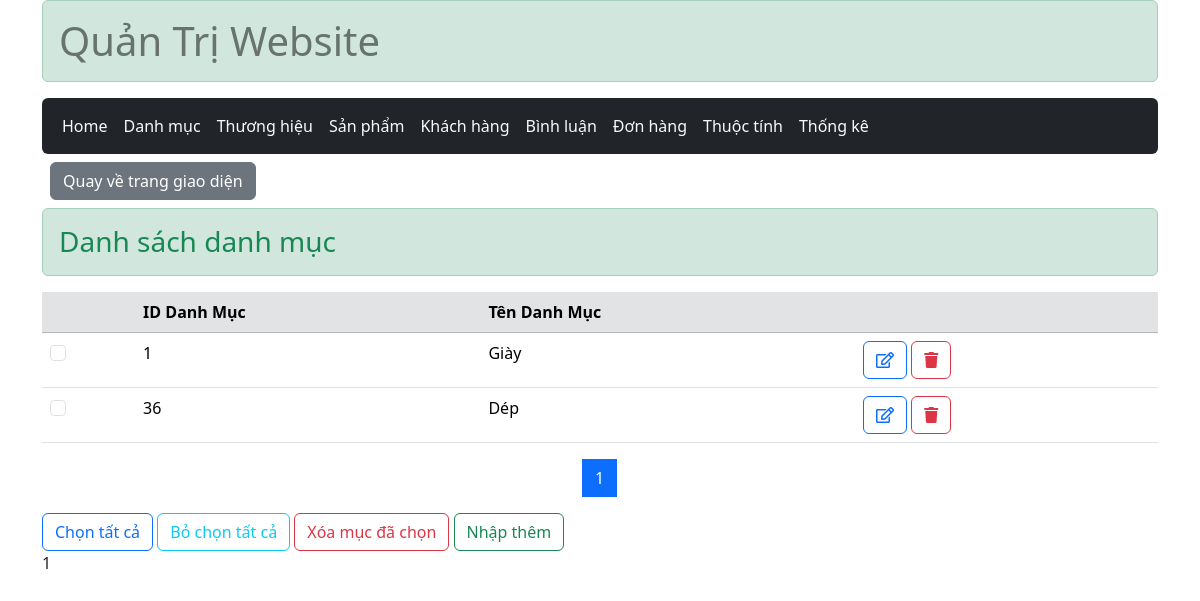
/admin/index.php?act=list_category, run on the app's committed database.
### tables this page shows
CREATE TABLE `categories` (
  `cate_id` int(11) NOT NULL,
  `cate_name` varchar(50) NOT NULL
);

### model/pdo.php (called while the page is built, shortened)
<?php
    function pdo_get_connection(){
        $servername = "localhost";
        $username = "root";
        $password = "";
        try {
            $conn = new PDO("mysql:host=$servername;dbname=duan1", $username, $password);
            $conn->setAttribute(PDO::ATTR_ERRMODE, PDO::ERRMODE_EXCEPTION);
            return $conn;
        } catch(PDOException $e) {
            echo "Lỗi kết nối : " . $e->getMessage();
        }
    }
    function pdo_query($sql){
        $sql_args = array_slice(func_get_args(),1);
        try{
            $conn = pdo_get_connection();
            $stmt = $conn ->prepare($sql);
            $stmt -> execute($sql_args);
            $rows = $stmt -> fetchAll();
            return $rows;
        }
        catch(PDOException $e){
            throw $e;
        }
        finally{
            unset($conn);
        }
    }
?>

### model/category.php (called while the page is built, shortened)
<?php
    function category_select_all(){
        $sql = "SELECT * FROM categories order by cate_id";
        return pdo_query($sql);
    }
    function category_select_page($page , $quantity){
        $start = ($page -1) * $quantity ;
        $sql = "SELECT * FROM categories order by cate_id limit $start , $quantity";
        return pdo_query($sql);
    }
    function category_number_pages($list_cate , $quantity){
        $total_cate = count($list_cate);
        return ceil($total_cate/$quantity);
    }
?>

### admin/category/list_cate.php (the view, shortened to what this page needs)
<main class="container_">
        <h3 class="alert alert-success text-success"> Danh sách danh mục</h3>
        <form action="index.php?act=delete_cate_checkbox" method="post">
        <table class="table table-hover">
            <thead  class="table-secondary" >
                <tr>
                    <th></th>
                    <th>ID Danh Mục</th>
                    <th>Tên Danh Mục</th>
                    <th></th>
                </tr>
            </thead>
            <tbody>
                <?php foreach ($list_category as $category) : extract($category); ?>
                <tr>
                    <td><input class="form-check-input" name="categories_id[]" type="checkbox" value="<?= $cate_id ?>"></td>
                    <td><?= $cate_id ?></td>
                    <td><?= $cate_name?></td>
                    <td>
                        <a href="index.php?act=edit_cate&id=<?= $category['cate_id'] ?>" class="btn btn-outline-primary fw-medium "><i class="far fa-edit"></i></a>
                        <a href="index.php?act=delete_cate&id=<?= $category['cate_id'] ?>" class="btn btn-outline-danger fw-medium" onclick="return confirm('Bạn muốn xóa : <?= $cate_name ?> ?')"><i class="fas fa-trash"></i></a>
                    </td>
                </tr>
                <?php endforeach ?>
            </tbody>
        </table>
        <div aria-label="Page navigation example" class="chuyentrang">
            <ul class="pagination justify-content-center" >
                <?php if(isset($total_pages)): ?>
                    <?php for($i=1 ;  $i <= $total_pages; $i++) : ?>
                    <li class="page-item"><a class="page-link <?= $page == $i ? 'active' : ''  ?>" href="index.php?act=list_category&page=<?= $i ?>"><?= $i?></a></li>
                    <?php endfor ?>
                <?php endif ?>
            </ul>
        </div>
            <div class="form-group">
                <button name="" id="btnclick" class="btn btn-outline-primary fw-medium">Chọn tất cả</button>
                <button type="reset"  class="btn btn-outline-info fw-medium">Bỏ chọn tất cả</button>
                <input type="submit" name="delete_btn"  class="btn btn-outline-danger fw-medium" value="Xóa mục đã chọn">
                <a href="index.php?act=add_cate"  class="btn btn-outline-success fw-medium">Nhập thêm</a>
            </div>
        </form>
</main>

### data on the page
categories: cate_id "1", cate_name "Giày"
categories: cate_id "36", cate_name "Dép"

### other printed values
$total_pages "1"
